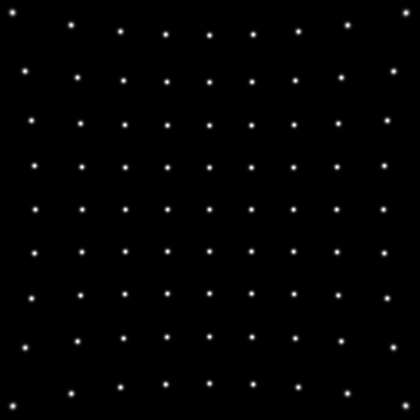
%> input picture dist_ext.png, 420 x 420 px, shrunk from 501 x 501 before the run, given in place of pointsr.png, which was not available
$ octave jiaoben_noi.m   (GNU Octave 9; MATLAB toolbox functions it lacks are replaced by stand-ins)
%> lines starting %> are read from the running program, lines starting %| are printed output that depends on the picture; pictures that were not available may be replaced by others from this repository, and a replacement may not be noted
### FExampleP.m
% This function simulates a image distorted by a certain rule, and gives  %
% the distorted image as the result.                                      %
% INPUT:                                                                  %
% imname: string, name of the source image.                               %
% nname : string, name of the output image.                               %
% p     : 1x2 double array, distortion parameter.                         %
% noise_parameter: double, lambda of poisson noise.                       %
% Noise_scale    : double, scale the value of image and noise maximum.    %
% First write date forget.                                                %
% Previous modification date: 2019-04-08                                  %
% All rights reserved to @HelloSYQ                                        %
% patch 20190528: add noise control                                       %
% patch 20190530: add noise ctrl parameter: ture, false.                  %
% patch 20190603: use strcmp instead of '==' for string compare, cancel   %
%                 preallocate for image_kernel.                           %
% patch 20190617: add noise sacle parameter.                              %
% patch 20191014: add generating a series of noise images.                %
% patch 20191223: add if statement to reduce the calculation.             %
% patch 20200203: add mode_flag for more simulation requists.             %
% The default location of the noise images are /LAB/git/new_distort/noise %


function result = FExampleP(imname,mode_flag,p,noise_ctrl,noise_parameter,Noise_scale)
%> called with imname = 'pointsr.png', mode_flag = 'fredrec_noi.png', p = [-1.8e-11 -2.3e-11], noise_ctrl = 'false', noise_parameter = 0.0001

    im_o = imread(imname);
%> im_o is the input picture: size 420x420 uint8; min 0, max 255, mean 2.4
    im_o = im2double(im_o);
    image_size = size(im_o);
%> image_size = [420 420]
    [X,Y] = meshgrid(1:image_size(1),1:image_size(2));

    im_distorted = zeros(image_size);
    sigma = 10;

    if mod(image_size(1),2) == 1
        im_c = (image_size(1)+1)/2;
    else
        im_c = image_size(1)/2;
%> im_c = 210
    end
    X1 = X - im_c;
    Y1 = Y - im_c;

    pa = -1/(2*sigma^2);

% USE mode_flag to run Simulation for different requists.
    switch mode_flag
        % Calculating the distorted kernel and image for single polynomial.
        case 'single_poly'
            disp('call single poly');
            Ks1 = p(1)*X1+p(2)*Y1+p(3)*X1.^2+p(4)*Y1.^2+p(5)*X1.*Y1;
            Ks2 = p(6)*X1.^2+p(7)*Y1.^2+p(8)*X1.*Y1;
            for i = 1:image_size(1)
                for j = 1:image_size(2)
                    if im_o(i,j)~=0
                        S = i+Ks1.*(i-im_c)+Ks2.*(i-im_c)^2;
                        T = j;
                        tep1(:,:) = exp(pa*((S-X).*(S-X)));
                        tep2(:,:) = exp(pa*((T-Y).*(T-Y)));
                        norm_ker = tep1.*tep2/sum(tep1(:).*tep2(:));
                        im_distorted = im_distorted+im_o(i,j)*norm_ker;
		    end
                end
            end

        % Calculating the distorted kernel and image for multi-polynomials.
        case 'multi_poly'
            disp('call multi poly');
            K1 = p(1)*(X1.^2+Y1.^2)+p(2)*(X1.^4+Y1.^4+2*X1.^2.*Y1.^2)+p(5)*X1.^3;
            K2 = p(3)*(X1.^2+Y1.^2)+p(4)*(X1.^4+Y1.^4+2*X1.^2.*Y1.^2)+p(6)*Y1.^3;
            for i = 1:image_size(1)
                for j = 1:image_size(2)
                    if im_o(i,j)~=0
                        S = i+(i-im_c)*K1;
                        T = j+(j-im_c)*K2;
                        tep1(:,:) = exp(pa*((S-X).*(S-X)));
                        tep2(:,:) = exp(pa*((T-Y).*(T-Y)));
                        norm_ker = tep1.*tep2/sum(tep1(:).*tep2(:));
                        im_distorted = im_distorted+im_o(i,j)*norm_ker;
                    end
                end

            end

        % Calculating the distorted kernel and image for log-distortions.
        case 'log_sim'
            disp('call log sim');
            K_log1 = p(1)*log(1+p(2)*X1.^2+p(3)*Y1.^2);
            K_log2 = p(4)*log(1+p(5)*X1.^2+p(6)*Y1.^2);
            for i = 1:image_size(1)
                for j = 1:image_size(2)
                    if im_o(i,j)~=0
                        S = i+(i-im_c)*K_log1;
                        T = j+(j-im_c)*K_log2;
                        tep1(:,:) = exp(pa*((S-X).*(S-X)));
                        tep2(:,:) = exp(pa*((T-Y).*(T-Y)));
                        norm_ker = tep1.*tep2/sum(tep1(:).*tep2(:));
                        im_distorted = im_distorted+im_o(i,j)*norm_ker;
                    end
                end
            end
    end


    % [27 lines of commented-out code are left out]

    if (strcmp(noise_ctrl,'true'))
        Noise = poissrnd(noise_parameter,image_size(1),image_size(2));
        result = (Noise_scale*im_distorted+Noise)/max(max(Noise_scale*im_distorted+Noise));
    elseif (strcmp(noise_ctrl,'false'))
        if max(im_distorted(:)) ~= 0
            result = (im_distorted)/max(im_distorted(:));
        else
            result = im_distorted;
        end
    else
	result = 'error!';
    end
end

### ext_pointDis.m
%%%%%%%%%%%%%%%%%%%%%%%%%%%%%%%%%%%%%%%%%%%%%%%%%%%%%%%%%%%%%%%%%%%%%%%%%%%%%%%
% This function calculates the distortion generated by point distortion model %
% Input:                                                                      %
% imin : double, 2-D matrix, source image                                     %
% k    : double, 1x2 vector, polynomial parameters for point distortion model %
%                                                                             %
% Output:                                                                     %
% result: double, 2-D matrix, the distorted image generated by imin and k     %
%                                                                             %
% Date: 2019-05-13 ========= Author: Hellosyq                                 %
%%%%%%%%%%%%%%%%%%%%%%%%%%%%%%%%%%%%%%%%%%%%%%%%%%%%%%%%%%%%%%%%%%%%%%%%%%%%%%%


function result = ext_pointDis(imin,k)
%> called with k = [1.83e-07 1.5e-11]
    im_length = length(imin);
%> im_length = 420
    imout = zeros(im_length,im_length);
    if mod(im_length,2) == 0
        im_center = im_length/2;
%> im_center = 210
    else
        im_center = (im_length+1)/2;
    end
    [x_o,y_o] = meshgrid(1-im_center:im_length-im_center,1-im_center:im_length-im_center);
    k_matrix = 1+k(1)*(x_o.^2+y_o.^2)+k(2)*(x_o.^2+y_o.^2).^2;

    % calculate the distorted coordinate
    x_d = x_o./k_matrix+im_center;
    y_d = y_o./k_matrix+im_center;
    x_z = floor(x_d);
    y_z = floor(y_d);

    %
    s1 = (x_z+1-x_d).*(y_z+1-y_d);
    s3 = (x_z+1-x_d).*(y_d-y_z);
    s2 = (x_d-x_z).*(y_z+1-y_d);
    s4 = (x_d-x_z).*(y_d-y_z);

%    x_dis = x_o.*k_matrix+im_center;
%    y_dis = y_o.*k_matrix+im_center;

    for i = 1:im_length
        for j = 1:im_length
            k1 = x_z(i,j);
            k2 = y_z(i,j);
            if (k1+1<=im_length) && (k2+1<=im_length)
                imout(i,j) = s1(i,j)*imin(k1,k2)+s2(i,j)*imin(k1+1,k2)+s3(i,j)*imin(k1,k2+1)+s4(i,j)*imin(k1+1,k2+1);
            else
                imout(i,j) = imin(k1,k2);
            end
        end
    end
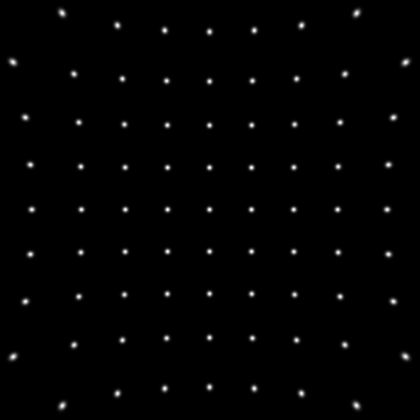
%> imout: size 420x420 double; min 0, max 1, mean 0.00993
%    imshow(imout,[]);
%    imout = imout./count;
    result = imout;
end

### ImageFormatM.m
% Input variables:                                                         %
% name of the image, x label and y label font size, title font size,       %
% colormap, xlabel name, ylabel name, title, name of new image.            %


function result = ImageFormatM(imF,fontsize1,fontsize2,colormaP1,xLabel,yLabel,titlE,self_caxis,newname)

    imshow(imF,[]);
    set(gcf,'units','normalized','position',[0.1 0.1 0.55 0.8]);
    set(gca,'position',[0.02 0.1 1 0.8]);
%    set(gca,'looseInset',[0 0 0 0]);
%    set(gca,'LooseInset',get(gca,'TightInset'));
%    axis on;
    title(titlE);
    xlabel(xLabel);
    ylabel(yLabel);

    caxis(self_caxis);
    colorbar;
    colormap(colormaP1);
    pause(1);
%     caxis([min(min(imF)),max(max(imF))]);
    set(gca,'FontSize',fontsize1);
    set(get(gca,'xlabel'),'FontSize',fontsize1);
    set(get(gca,'ylabel'),'FontSize',fontsize1);
    set(get(gca,'title'),'FontSize',fontsize2);
    set(gcf,'PaperUnits','inches','PaperPosition',[0 0 7 6])
    print(gcf,'-dpng',newname,'-r300');
    result = newname;
end

### jiaoben_noi.m
% This jiaoben is designed to run a auto check between the reconstructed image %
% and the distortion template.                                                 %

p1 = [-18,-23]*10^-12;
p2 = [1.83e-7,1.497e-11];
sr = im2double(imread('pointsr.png'));
r1 = FExampleP('pointsr.png','fredrec_noi.png',p1,'false',0.0001);
r2 = ext_pointDis(sr,p2);

sor = im2double(imread('demo_noise1.png'));
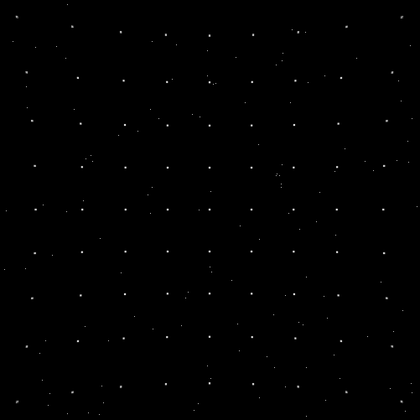
%> input picture demo_noise1.png, 420 x 420 px, shrunk from 501 x 501 before the run
%> sor: size 420x420 double; min 0, max 1, mean 0.00197

r1_cut = r1(1:160,1:160);
r2_cut = r2(1:160,1:160);
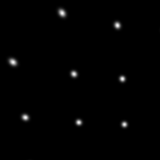
%> r2_cut: size 160x160 double; min 0, max 0.969, mean 0.00807
sor_cut = sor(1:160,1:160);

ImageFormatM(r1,15,20,jet,'x(pixel)','y(pixel)','',[0,1],'fredrec_noi_f.png');
%> in ImageFormatM, `set(gcf,'PaperUnits','inches','PaperPosition',[0 0 7 6])`:
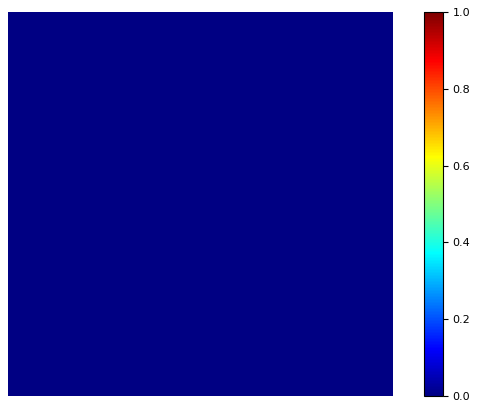
%> figure redrawn from the program's plot data
ImageFormatM(r2,15,20,jet,'x(pixel)','y(pixel)','',[0,1],'pointrec_noi_f.png');
ImageFormatM(r1-sor,15,20,jet,'x(pixel)','y(pixel)','',[-1,1],'fredrec_noi_f_err.png');
ImageFormatM(r2-sor,15,20,jet,'x(pixel)','y(pixel)','',[-1,1],'pointrec_noi_f_err.png');
%> call 4 of ImageFormatM, with fontsize1 = 15, fontsize2 = 20, xLabel = 'x(pixel)', yLabel = 'y(pixel)', titlE = '', self_caxis = [-1 1], newname = 'pointrec_noi_f_err.png'
%> in ImageFormatM (call 4), `set(gcf,'PaperUnits','inches','PaperPosition',[0 0 7 6])`:
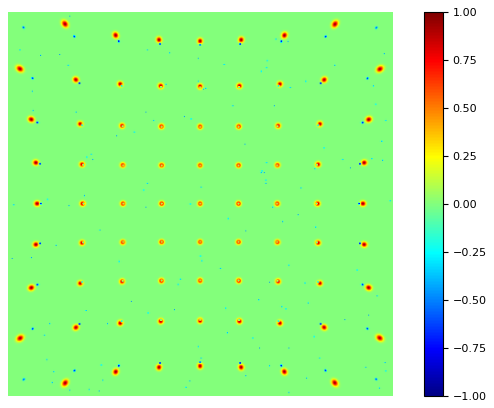
%> figure redrawn from the program's plot data
ImageFormatM(r1_cut,15,20,jet,'x(pixel)','y(pixel)','',[0,1],'fredrec_noi_cut.png');
ImageFormatM(r2_cut,15,20,jet,'x(pixel)','y(pixel)','',[0,1],'pointrec_noi_cut.png');
ImageFormatM(r1_cut-sor_cut,15,20,jet,'x(pixel)','y(pixel)','',[0,1],'fredrec_noi_err_cut.png');
%> call 7 of ImageFormatM, with fontsize1 = 15, fontsize2 = 20, xLabel = 'x(pixel)', yLabel = 'y(pixel)', titlE = '', self_caxis = [0 1], newname = 'fredrec_noi_err_cut.png'
%> in ImageFormatM (call 7), `imshow(imF,[]);`:
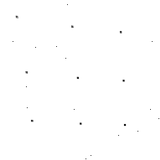
%> displayed picture: size 160x160, on the screen's scale of 0 to 255; min 0, max 255, mean 254.6
ImageFormatM(r2_cut-sor_cut,15,20,jet,'x(pixel)','y(pixel)','',[0,1],'pointrec_noi_err_cut.png');
%> call 8 of ImageFormatM, with fontsize1 = 15, fontsize2 = 20, xLabel = 'x(pixel)', yLabel = 'y(pixel)', titlE = '', self_caxis = [0 1], newname = 'pointrec_noi_err_cut.png'
%> in ImageFormatM (call 8), `imshow(imF,[]);`:
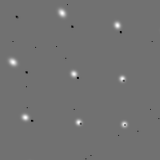
%> displayed picture: size 160x160, on the screen's scale of 0 to 255; min 0, max 255, mean 113.9
